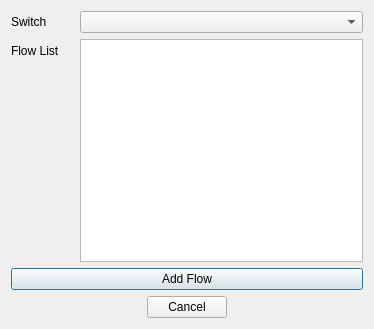
<?xml version="1.0" encoding="UTF-8"?>
<ui version="4.0">
 <class>Dialog</class>
 <widget class="QDialog" name="Dialog">
  <property name="geometry">
   <rect>
    <x>0</x>
    <y>0</y>
    <width>374</width>
    <height>329</height>
   </rect>
  </property>
  <property name="windowTitle">
   <string>View Flows</string>
  </property>
  <layout class="QGridLayout" name="gridLayout">
   <item row="0" column="0">
    <layout class="QVBoxLayout" name="full_layout" stretch="3">
     <item>
      <layout class="QFormLayout" name="form_layout">
       <property name="formAlignment">
        <set>Qt::AlignLeading|Qt::AlignLeft|Qt::AlignVCenter</set>
       </property>
       <property name="horizontalSpacing">
        <number>20</number>
       </property>
       <item row="0" column="0">
        <widget class="QLabel" name="switch_label">
         <property name="text">
          <string>Switch</string>
         </property>
        </widget>
       </item>
       <item row="0" column="1">
        <widget class="QComboBox" name="switch_box"/>
       </item>
       <item row="1" column="0">
        <widget class="QLabel" name="switch_name_label_2">
         <property name="text">
          <string>Flow List</string>
         </property>
        </widget>
       </item>
       <item row="1" column="1">
        <widget class="QListWidget" name="flow_list"/>
       </item>
      </layout>
     </item>
    </layout>
   </item>
   <item row="3" column="0">
    <layout class="QHBoxLayout" name="horizontalLayout_2" stretch="0">
     <item>
      <widget class="QPushButton" name="add_flow_button">
       <property name="text">
        <string>Add Flow</string>
       </property>
      </widget>
     </item>
    </layout>
   </item>
   <item row="8" column="0">
    <widget class="QDialogButtonBox" name="button_box">
     <property name="layoutDirection">
      <enum>Qt::RightToLeft</enum>
     </property>
     <property name="orientation">
      <enum>Qt::Horizontal</enum>
     </property>
     <property name="standardButtons">
      <set>QDialogButtonBox::Cancel</set>
     </property>
     <property name="centerButtons">
      <bool>true</bool>
     </property>
    </widget>
   </item>
  </layout>
 </widget>
 <resources/>
 <connections>
  <connection>
   <sender>button_box</sender>
   <signal>accepted()</signal>
   <receiver>Dialog</receiver>
   <slot>accept()</slot>
   <hints>
    <hint type="sourcelabel">
     <x>260</x>
     <y>284</y>
    </hint>
    <hint type="destinationlabel">
     <x>157</x>
     <y>274</y>
    </hint>
   </hints>
  </connection>
  <connection>
   <sender>button_box</sender>
   <signal>rejected()</signal>
   <receiver>Dialog</receiver>
   <slot>reject()</slot>
   <hints>
    <hint type="sourcelabel">
     <x>260</x>
     <y>290</y>
    </hint>
    <hint type="destinationlabel">
     <x>286</x>
     <y>274</y>
    </hint>
   </hints>
  </connection>
 </connections>
</ui>
